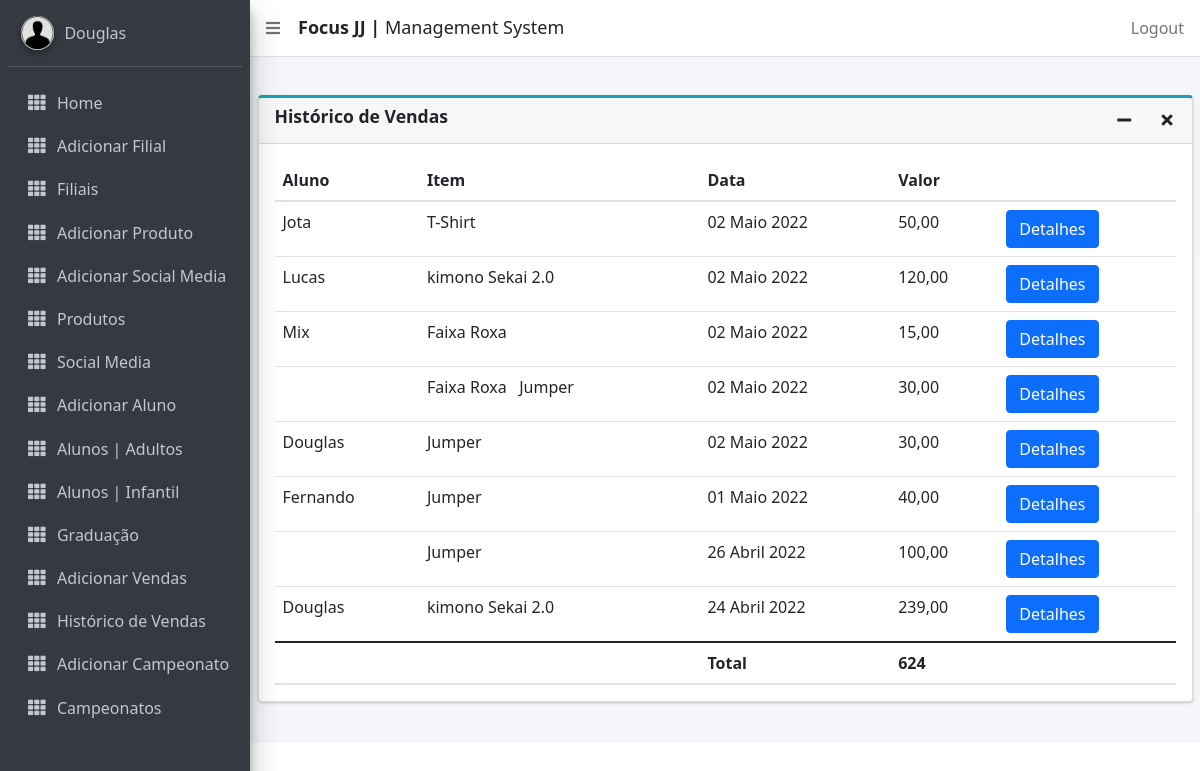
The app's page /vendas/148 (signed in) with its own data.
### focusbjj/models.py (models this page shows, shortened)
class CustomUser(AbstractUser):
    id = ShortUUIDField(primary_key=True, editable=False, alphabet="0123456789", length=3)
    email = models.EmailField(max_length=255, unique=True)
    contact_name = models.CharField(max_length=255)
    country = CountryField()
    location = models.CharField(max_length=255)
    phone = models.CharField(max_length=15, help_text=_('Use somente números. Código do País + Telefone'))
    join_date = models.DateTimeField(default=timezone.now)
    is_active = models.BooleanField(default=True, help_text='Desmarque a caixa para desativar')
    class Meta:
        ordering = ["country", "location"]

class Venda(models.Model):
    objects = None
    aluno = models.ForeignKey(Aluno, on_delete=models.CASCADE, blank=True, null=True)
    price = models.DecimalField(max_digits=6, decimal_places=2, verbose_name='Total', help_text='Use (.) to decimals')
    time_stamp = models.DateField(default=timezone.now)
    unidade = models.ForeignKey(CustomUser, on_delete=models.CASCADE)
    method = models.CharField(max_length=20, choices=METHODS, default='Others')

class Aluno(models.Model):
    DoesNotExist = None
    objects = None
    id = ShortUUIDField(primary_key=True, editable=False, alphabet="0123456789", length=4)
    photo = models.ImageField(upload_to='photos/', null=True, blank=True)
    nome = models.CharField(max_length=15, verbose_name='Name')
    middle_name = models.CharField(max_length=20, verbose_name='Middle Name', blank=True, null=True)
    surname = models.CharField(max_length=15, verbose_name='Last Name', null=True)
    phone = models.CharField(max_length=15, help_text='Use only numbers')
    email = models.EmailField(max_length=128)
    location = models.ForeignKey(CustomUser, related_name="alunos", on_delete=models.CASCADE)
    address = models.CharField(max_length=255, blank=True, null=True)
    belt = models.CharField(max_length=255, choices=BELT)
    stripe = models.CharField(max_length=255, choices=GRAU, default= 'No Stripes')
    join_date = models.DateTimeField()
    time_stamp = models.DateTimeField(auto_now=True, null=True)
    gender = models.CharField(max_length=255, choices=GENDER)
    dob = models.DateField(verbose_name='Date of Birth',)
    is_blocked = models.BooleanField(default=False)
    agreement = models.BooleanField(default=False)
    USERNAME_FIELD = 'id'
    class Meta:
        ordering = ["nome"]

class Product(models.Model):
    objects = None
    product = models.ForeignKey(ProductsList, on_delete=models.CASCADE, max_length=50, related_name='produto',
                                verbose_name='Item')
    qtd = models.PositiveIntegerField(verbose_name='Quantidade')
    venda = models.ForeignKey(Venda, on_delete=models.CASCADE, null=True, related_name='venda')
    price = models.CharField(max_length=6, null=True, blank=True)
    def __str__(self):
        return str(self.product)

class ProductsList(models.Model):
    CATEGORY = (
        ('kimono', _('Gi')),
        ('belt', _('Belt')),
        ('camisetas', _('T-Shirt')),
        ('casaco', _('Hoodie')),
        ('rash', _('Rash Guard')),
        ('short', _('Short')),
        ('others', _('Others')),
    )
    objects = None
    image = models.ImageField(upload_to='produtos/')
    image2 = models.ImageField(upload_to='produtos/', blank=True, null=True, help_text='Opcional')
    image3 = models.ImageField(upload_to='produtos/', blank=True, null=True, help_text='Opcional')
    item = models.CharField(max_length=50)
    description = models.CharField(max_length=70, blank=True, null=True)
    price = models.CharField(max_length=6, null=True)
    category = models.CharField(max_length=10, choices=CATEGORY, null=True)
    sugg_price = models.CharField(max_length=6, null=True)
    def __str__(self):
        return str(self.item)
    class Meta:
        ordering = ["item"]

### focusbjj/views.py (the view)
# urls.py: path('vendas/<int:pk>', views.SalesList.as_view(), name='vendas'),
class SalesList(LoginRequiredMixin, ListView):
    template_name = 'vendas.html'
    model = Venda

### focusbjj/templatetags/attendance_tags.py (called while the page is built)
@register.filter
def produto(venda_instance):
    return Product.objects.filter(venda=venda_instance.id)

@register.filter
def vendas_branch_detalhes(unidade_instance):
    return Venda.objects.filter(unidade_id=unidade_instance.id).order_by('-time_stamp')

@register.filter
def somavendas_branch(unidade_instance):
    soma = Venda.objects.filter(unidade_id=unidade_instance.id).aggregate(Sum('price'))
    somafinal = soma['price__sum']
    return somafinal

### focusbjj/templates/vendas.html (shortened to what this page needs)
{% extends 'base_template.html' %}
{% load static %}
{% load crispy_forms_tags %}
{% load attendance_tags %}
{% load i18n %}
{% block content %}
<div class="col-lg-12">
      <div class="card card-outline card-info">
        <div class="card-header">
          <h3 class="card-title"><strong>{% trans "Histórico de Vendas" %}</strong></h3>
        <div class="card-tools">
          <button type="button" class="btn btn-tool" data-card-widget="collapse"><i class="fas fa-minus"></i></button>
          <button type="button" class="btn btn-tool" data-card-widget="remove"><i class="fas fa-times"></i></button>
        </div>
      </div>
      <div class="card-body">
        <table class="table table-hover text-nowrap">
        <thead>
        <tr>
          <th>{% trans "Aluno" %}</th>
          <th>{% trans "Item" %}</th>
          <th>{% trans "Data" %}</th>
          <th>{% trans "Valor" %}</th>
          <th></th>
        </tr>
        </thead>
        <tbody>
        {% for venda in user|vendas_branch_detalhes|dictsortreversed:"time_stamp" %}
        <tr>
          <td>{{ venda.aluno.nome }}</td>
           <td>
              {% for item in venda|produto %}
                {{ item }} &nbsp;
              {% endfor %}
           </td>
          <td>{{ venda.time_stamp|date:"d F Y" }}</td>
          <td>{{ venda.price }}</td>
          <td><a href="{% url 'focusbjj:saledetails' venda.pk %}" class="btn btn-primary">{% trans "Detalhes" %}</a></td>
        </tr>
        {% endfor %}
        </tbody>
          <thead>
        <tr>
          <th></th>
          <th></th>
          <th>{% trans "Total" %}</th>
          <th>{{ user|somavendas_branch }}</th>
          <th></th>
        </tr>
        </thead>
        </table>
      </div>
    </div>
  </div>
{% endblock %}

### templates/sidebar_template.html (shortened to what this page needs)
{% load static %}
{% load i18n %}
<aside class="main-sidebar navbar-gray-dark sidebar-dark-primary elevation-4">
    <div class="sidebar">
      <div class="user-panel mt-3 pb-3 mb-3 d-flex">
        <div class="image">
          <img src="{% static 'images/defaultuser.jpeg' %}" class="img-circle elevation-2" alt="User Image">
        </div>
        <div class="info">
          <a href="#" class="d-block">{{ user.contact_name }}</a>
        </div>
      </div>
      <nav class="mt-2">
        <ul class="nav nav-pills nav-sidebar flex-column" data-widget="treeview" role="menu" data-accordion="false">
          <li class="nav-item">
            {% url 'admin_home' as admin_home %}
            <a href="{% url 'focusbjj:filiais' %}" class="nav-link {% if request.path == admin_home %} active {% endif %}">
              <i class="nav-icon fas fa-th"></i>
              <p>
                Home
              </p>
            </a>
          </li>
          {% if user.is_superuser %}
          <li class="nav-item">
            {% url 'add_staff' as add_staff %}
            <a href="{% url 'focusbjj:add_staff' %}" class="nav-link {% if request.path == add_staff %} active {% endif %}">
              <i class="nav-icon fas fa-th"></i>
              <p>
               Adicionar Filial
              </p>
            </a>
          </li>
           <li class="nav-item">
              {% url 'manage_staff' as manage_staff %}
            {% url 'edit_staff' staff_id=id as edit_staff %}
            <a href="{% url 'focusbjj:managestaff' %}" class="nav-link {% if request.path == manage_staff %} active {% endif %} {% if request.path == edit_staff %} active {% endif %}">
              <i class="nav-icon fas fa-th"></i>
              <p>
                Filiais
              </p>
            </a>
          </li>
          <li class="nav-item">
            <a href="{% url 'focusbjj:addproduct' %}" class="nav-link ">
              <i class="nav-icon fas fa-th"></i>
              <p>
                Adicionar Produto
              </p>
            </a>
          </li>
          <li class="nav-item">
            <a href="{% url 'focusbjj:addsocialmedia' %}" class="nav-link ">
              <i class="nav-icon fas fa-th"></i>
              <p>
                {% trans "Adicionar Social Media" %}
              </p>
            </a>
          </li>
          {% endif%}
          <li class="nav-item">
            <a href="{% url 'focusbjj:products' %}" class="nav-link ">
              <i class="nav-icon fas fa-th"></i>
              <p>
                {% trans "Produtos" %}
              </p>
            </a>
          </li>
          <li class="nav-item">
            <a href="{% url 'focusbjj:socialmedia' %}" class="nav-link">
              <i class="nav-icon fas fa-th"></i>
              <p>
                {% trans "Social Media" %}
              </p>
            </a>
          </li>
           <li class="nav-item">
            <a href="{% url 'focusbjj:add_aluno' %}" class="nav-link {% if request.path == add_student %} active {% endif %}">
              <i class="nav-icon fas fa-th"></i>
              <p>
                {% trans "Adicionar Aluno" %}
              </p>
            </a>
          </li>
          <li class="nav-item">
            <a href="{% url 'focusbjj:managealunos' %}" class="nav-link {% if request.path == manage_student %} active {% endif %} {% if request.path == edit_student %} active {% endif %}">
              <i class="nav-icon fas fa-th"></i>
              <p>
                {% trans "Alunos | Adultos" %}
              </p>
            </a>
          </li>
          <li class="nav-item">
            <a href="{% url 'focusbjj:managealunoskids' %}" class="nav-link {% if request.path == manage_student %} active {% endif %} {% if request.path == edit_student %} active {% endif %}">
              <i class="nav-icon fas fa-th"></i>
              <p>
                {% trans "Alunos | Infantil" %}
              </p>
            </a>
          </li>
          <li class="nav-item">
            <a href="{% url 'focusbjj:managegraduation' %}" class="nav-link {% if request.path == manage_student %} active {% endif %} {% if request.path == edit_student %} active {% endif %}">
              <i class="nav-icon fas fa-th"></i>
              <p>
                {% trans "Graduação" %}
              </p>
            </a>
          </li>
           <li class="nav-item">
            <a href="{% url 'focusbjj:addvenda' %}" class="nav-link ">
              <i class="nav-icon fas fa-th"></i>
              <p>
                {% trans "Adicionar Vendas" %}
              </p>
            </a>
          </li>
           <li class="nav-item">
            <a href="{% url 'focusbjj:vendas' user.pk %}" class="nav-link ">
              <i class="nav-icon fas fa-th"></i>
              <p>
                {% trans "Histórico de Vendas" %}
              </p>
            </a>
          </li>
          <li class="nav-item">
            <a href="{% url 'focusbjj:championship' %}" class="nav-link {% if request.path == manage_student %} active {% endif %} {% if request.path == edit_student %} active {% endif %}">
              <i class="nav-icon fas fa-th"></i>
              <p>
                {% trans "Adicionar Campeonato" %}
              </p>
            </a>
          </li>
          <li class="nav-item">
            <a href="{% url 'focusbjj:championshipdetails' %}" class="nav-link {% if request.path == manage_student %} active {% endif %} {% if request.path == edit_student %} active {% endif %}">
              <i class="nav-icon fas fa-th"></i>
              <p>
                {% trans "Campeonatos" %}
              </p>
            </a>
          </li>
           <li class="nav-item">
            <a href="{% url 'focusbjj:editarstaff' request.user.pk %}" class="nav-link ">
            </a>
          </li>
        </ul>
      </nav>
    </div>
  </aside>

### records on screen
CustomUser: contact_name "Douglas", id "624"
Venda: aluno.nome "Jota", time_stamp "02 Maio 2022", price "50,00"
Product: product.item "T-Shirt"
Venda: aluno.nome "Lucas", time_stamp "02 Maio 2022", price "120,00"
Product: product.item "kimono Sekai 2.0"
Venda: aluno.nome "Mix", time_stamp "02 Maio 2022", price "15,00"
Product: product.item "Faixa Roxa"
Venda: time_stamp "02 Maio 2022", price "30,00"
Product: product.item "Faixa Roxa"
Product: product.item "Jumper"
Venda: aluno.nome "Douglas", time_stamp "02 Maio 2022", price "30,00"
Product: product.item "Jumper"
Venda: aluno.nome "Fernando", time_stamp "01 Maio 2022", price "40,00"
Product: product.item "Jumper"
Venda: time_stamp "26 Abril 2022", price "100,00"
Product: product.item "Jumper"
Venda: aluno.nome "Douglas", time_stamp "24 Abril 2022", price "239,00"
Product: product.item "kimono Sekai 2.0"
